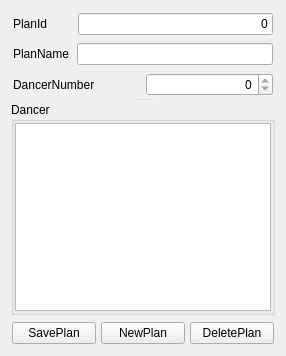
                  <widget class="QWidget" name="widget_11" native="true">
                   <layout class="QVBoxLayout" name="verticalLayout_11">
                    <item>
                     <widget class="QSplitter" name="splitter_9">
                      <property name="orientation">
                       <enum>Qt::Vertical</enum>
                      </property>
                      <widget class="QWidget" name="widget_6" native="true">
                       <layout class="QVBoxLayout" name="verticalLayout_9">
                        <property name="leftMargin">
                         <number>1</number>
                        </property>
                        <property name="topMargin">
                         <number>1</number>
                        </property>
                        <property name="rightMargin">
                         <number>1</number>
                        </property>
                        <property name="bottomMargin">
                         <number>1</number>
                        </property>
                        <item>
                         <widget class="QWidget" name="widget_13" native="true">
                          <layout class="QHBoxLayout" name="horizontalLayout_19">
                           <property name="spacing">
                            <number>31</number>
                           </property>
                           <property name="leftMargin">
                            <number>1</number>
                           </property>
                           <property name="topMargin">
                            <number>1</number>
                           </property>
                           <property name="rightMargin">
                            <number>1</number>
                           </property>
                           <property name="bottomMargin">
                            <number>1</number>
                           </property>
                           <item>
                            <widget class="QLabel" name="label_5">
                             <property name="text">
                              <string>PlanId</string>
                             </property>
                            </widget>
                           </item>
                           <item>
                            <widget class="QLineEdit" name="pp_ppd_plan_id">
                             <property name="text">
                              <string>0</string>
                             </property>
                             <property name="alignment">
                              <set>Qt::AlignRight|Qt::AlignTrailing|Qt::AlignVCenter</set>
                             </property>
                             <property name="readOnly">
                              <bool>true</bool>
                             </property>
                            </widget>
                           </item>
                          </layout>
                         </widget>
                        </item>
                        <item>
                         <widget class="QWidget" name="widget_7" native="true">
                          <layout class="QHBoxLayout" name="horizontalLayout_3">
                           <property name="spacing">
                            <number>8</number>
                           </property>
                           <property name="leftMargin">
                            <number>1</number>
                           </property>
                           <property name="topMargin">
                            <number>1</number>
                           </property>
                           <property name="rightMargin">
                            <number>1</number>
                           </property>
                           <property name="bottomMargin">
                            <number>1</number>
                           </property>
                           <item>
                            <widget class="QLabel" name="label">
                             <property name="text">
                              <string>PlanName</string>
                             </property>
                            </widget>
                           </item>
                           <item>
                            <widget class="QLineEdit" name="pp_ppd_plan_name"/>
                           </item>
                          </layout>
                         </widget>
                        </item>
                        <item>
                         <widget class="QWidget" name="widget_9" native="true">
                          <layout class="QHBoxLayout" name="horizontalLayout_5">
                           <property name="leftMargin">
                            <number>1</number>
                           </property>
                           <property name="topMargin">
                            <number>1</number>
                           </property>
                           <property name="rightMargin">
                            <number>1</number>
                           </property>
                           <property name="bottomMargin">
                            <number>1</number>
                           </property>
                           <item>
                            <widget class="QLabel" name="label_3">
                             <property name="text">
                              <string>DancerNumber</string>
                             </property>
                            </widget>
                           </item>
                           <item>
                            <widget class="QSpinBox" name="pp_ppd_dancer_number">
                             <property name="alignment">
                              <set>Qt::AlignRight|Qt::AlignTrailing|Qt::AlignVCenter</set>
                             </property>
                             <property name="readOnly">
                              <bool>true</bool>
                             </property>
                            </widget>
                           </item>
                          </layout>
                         </widget>
                        </item>
                       </layout>
                      </widget>
                      <widget class="QGroupBox" name="groupBox_11">
                       <property name="title">
                        <string>Dancer</string>
                       </property>
                       <layout class="QHBoxLayout" name="horizontalLayout_15">
                        <property name="leftMargin">
                         <number>1</number>
                        </property>
                        <property name="topMargin">
                         <number>1</number>
                        </property>
                        <property name="rightMargin">
                         <number>1</number>
                        </property>
                        <property name="bottomMargin">
                         <number>1</number>
                        </property>
                        <item>
                         <widget class="QListWidget" name="pp_ppd_dancer">
                          <property name="contextMenuPolicy">
                           <enum>Qt::DefaultContextMenu</enum>
                          </property>
                          <property name="dragEnabled">
                           <bool>true</bool>
                          </property>
                          <property name="dragDropMode">
                           <enum>QAbstractItemView::InternalMove</enum>
                          </property>
                          <property name="defaultDropAction">
                           <enum>Qt::MoveAction</enum>
                          </property>
                          <property name="selectionMode">
                           <enum>QAbstractItemView::ExtendedSelection</enum>
                          </property>
                         </widget>
                        </item>
                       </layout>
                      </widget>
                     </widget>
                    </item>
                    <item>
                     <widget class="QWidget" name="widget_14" native="true">
                      <layout class="QHBoxLayout" name="horizontalLayout_21">
                       <property name="spacing">
                        <number>5</number>
                       </property>
                       <property name="leftMargin">
                        <number>1</number>
                       </property>
                       <property name="topMargin">
                        <number>1</number>
                       </property>
                       <property name="rightMargin">
                        <number>1</number>
                       </property>
                       <property name="bottomMargin">
                        <number>1</number>
                       </property>
                       <item>
                        <widget class="QPushButton" name="pp_save_plan">
                         <property name="text">
                          <string>SavePlan</string>
                         </property>
                        </widget>
                       </item>
                       <item>
                        <widget class="QPushButton" name="pp_new_plan">
                         <property name="text">
                          <string>NewPlan</string>
                         </property>
                        </widget>
                       </item>
                       <item>
                        <widget class="QPushButton" name="pp_delete_plan">
                         <property name="text">
                          <string>DeletePlan</string>
                         </property>
                         <property name="checkable">
                          <bool>false</bool>
                         </property>
                        </widget>
                       </item>
                      </layout>
                     </widget>
                    </item>
                   </layout>
                  </widget>
